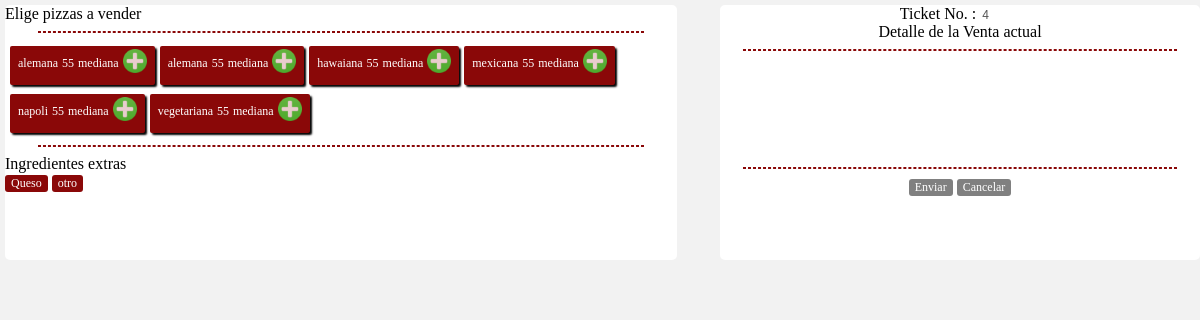
Before: /vista/venta.php with the older database file.
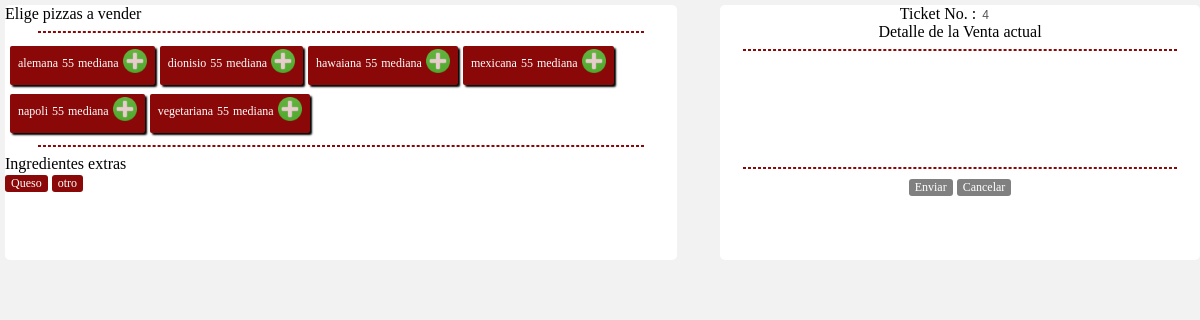
After: the same page with the newer database file.
### tables this page shows
create table pizza(
id_pizza int primary key auto_increment,
nombre varchar(30) not null,
precio int(3)not null,
tamano varchar(50) not null
);

### modelo/modelo_pizza.php (the view, shortened to what this page needs)
<?php
		class ModeloPizza{
		function pizzas(){
			$qry=mysql_query("select * from pizza order by nombre asc");
			while($row=mysql_fetch_array($qry)){
				echo("<article id='boton_pizza' style='cursor:pointer;'>");
					echo "<table>";
					echo "<tr id='pizza_tr'>";
					echo "<td align='center'>".$row["nombre"]."</td>";
					echo "<td align='center'>".$row["precio"]."</td>";
					echo "<td align='center'>".$row["tamano"]."</td>";
					echo "<td class=''><img src='../img/add.png' width='24px' height='24px' class='add_pizza'></td>";
					echo "</tr>";
					echo "</table>";
				echo("</article>");
			}
		}
	}
?>

Changed rows visible on the page:
shown differently, row unchanged: pizza "alemana": moves up the list
changed pizza: nombre "alemana" → "dionisio"
